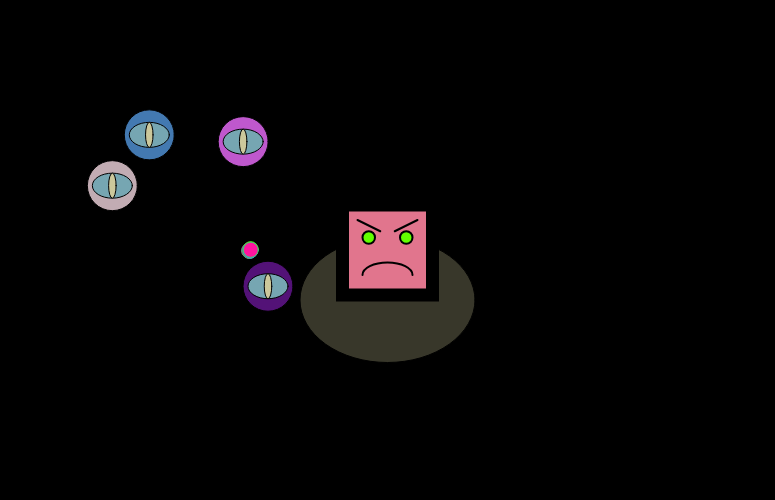
Frame 1 (no input)
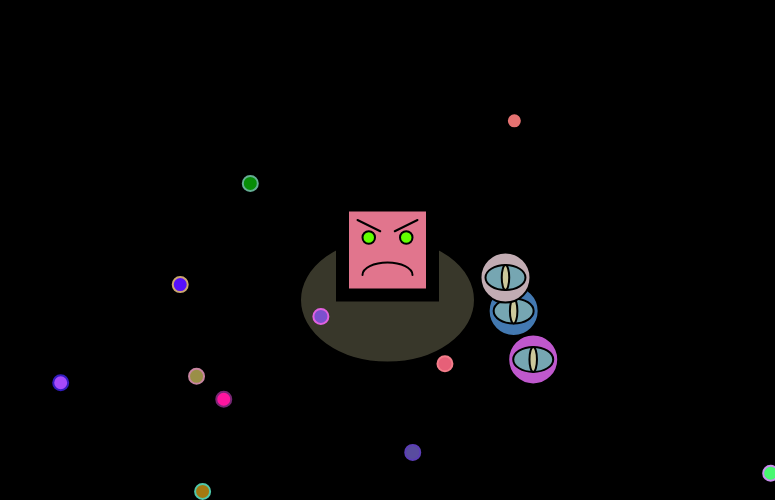
Frame 60 (no input)
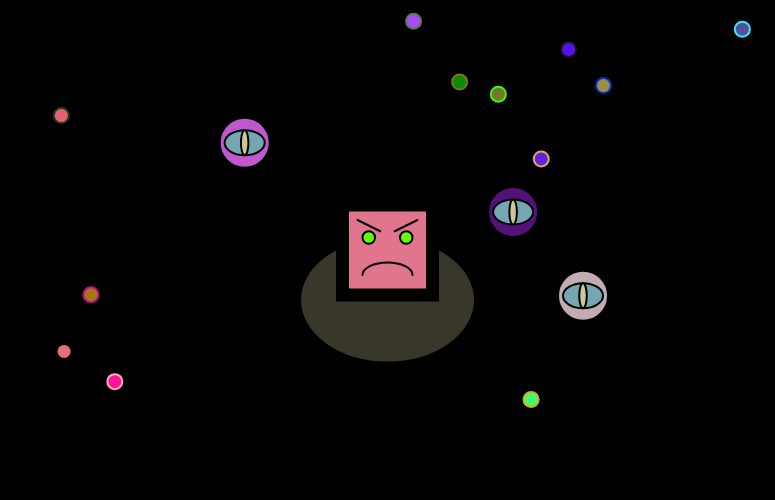
Frame 120 (the mouse pressed at the canvas centre since frame 60)

The p5.js sketch that drew these frames (run headless with seeded random() and noise() and a simulated clock; from frame 60 on, the mouse is pressed at the canvas centre):

// p5.js sketch
// ── sketch.js

var monsters = [];
var mCount = 4;

var boss;

var particles = [];
var pCount = 12;

function setup()
{
  createCanvas(775, 500);
  smooth();
	frameRate(30);
  
  // StartUp Message
  console.log("Command Center XYZ: " );
  console.log("...");

  for( var i = 0; i < mCount; i++ )
  {
    monsters.push( new OrbitMonster() );
  }
  boss = new TVMonster();
  for( var i = 0; i < pCount; i++ )
  {
    particles.push( new Particle() );
  }
}

function draw()
{
  background( 0 );
  
  for( var i = 0; i < pCount; i++ )
  {
    particles[ i ].update();
    particles[ i ].checkEdges();
    particles[ i ].display();
    stroke( random(255), random(255), random(255) );
    // line( particles[ i ].pos.x, particles[ i ].pos.y, particles[ i + 1 ].pos.x, particles[ i + 1 ].pos.y );
    // line( particles[ i ].pos.x, particles[ i ].pos.y, particles[ i + 2 ].pos.x, particles[ i + 2 ].pos.y );
  }

  for( var i = 0; i < mCount; i++ )
  {
    monsters[ i ].update( boss.pos );
    monsters[ i ].checkEdges();
    monsters[ i ].display();
  }
  
  // monster.update( boss.pos );
  // monster.checkEdges();
  // monster.display();

  boss.update();
  boss.checkEdges();
  boss.display();
}

function mouseClicked()
{
  monster.addForce();
  monster.checkEdges();
}

function keyPressed()
{
  if( keyCode == UP_ARROW )
  {
    var vel = new createVector( 0, -20 );
    boss.update( vel );
  }
  if( keyCode == DOWN_ARROW )
  {
    var vel = new createVector( 0, 20 );
    boss.update( vel );
  }
  if( keyCode == LEFT_ARROW )
  {
    var vel = new createVector( -20, 0 );
    boss.update( vel );
  }
  if( keyCode == RIGHT_ARROW )
  {
    var vel = new createVector( 20, 0 );
    boss.update( vel );
  }
  if( key == ' ' )
  {
    var vel = new createVector( 0, 0 );
    boss.update( vel );
  }
}
// ── orbitmonster.js


function OrbitMonster()
{
  this.pos = new createVector( random( 100, 300 ), random( 100, 300 ) );
  this.vel = new createVector( 0, 0 );
  this.acc = new createVector( 0, .28);
  this.ts = 15;
  this.clr = color( random(255), random(255), random(255) );
  this.accMag = random( 0.2, 0.8 );

  this.update = function( bossPos ) 
  {
    this.acc = p5.Vector.sub( bossPos, this.pos );
    this.acc.setMag( this.accMag );

    this.vel.add( this.acc );
    this.vel.limit( this.ts );
    this.pos.add( this.vel );
    this.checkEdges();
  };

  this.checkEdges = function() 
  {
    if ( (this.pos.x + 30 > width) || (this.pos.x - 30 < 0) ) 
    {
      this.vel.x *= -1;
    }

    if ( (this.pos.y + 30 > height) || (this.pos.y - 30 < 0) )  
    {
      this.vel.y *= -1;
    }
  };

  this.display = function()
  {
    ellipseMode( CENTER );
    stroke( 0 );
    // BODY
    fill( this.clr );
    ellipse( this.pos.x, this.pos.y, 50, 50 );
    // IRIS
    fill( 118, 166, 178 );
    ellipse( this.pos.x, this.pos.y, 40, 25 );
    // PUPIL
    fill( 204, 200, 155 );
    ellipse( this.pos.x, this.pos.y, 7.5, 25 );
  };
}

// ── particle.js


function Particle()
{
  this.pos = new createVector( 250, 250 );
  this.vel = new createVector( 0, 0 );
  this.acc = new createVector( random(), random() );
  this.ts = 9;
  this.clr = color( random(255), random(255), random(255) );

  // this.addForce = function()
  // {
  //   var mouse = createVector( mouseX, mouseY );
  //   var force = p5.Vector.sub( mouse, this.pos );
  //   this.update( force );
  // };

  this.update = function() 
  {
    // if( mouseForce != null )
    // {
    //   this.vel.add( mouseForce );
    // }
    // var newForce = p5.Vector.sub( bossPos, this.pos );
    // this.acc.add( newForce );
    // this.vel.add( newForce );
    // this.acc = p5.Vector.sub( bossPos, this.pos );
    // var newForce = p5.Vector.sub( bossPos, this.pos );
    // newForce.setMag( 0.05 );

    var mouse = createVector( mouseX, mouseY );
    var force = p5.Vector.sub( mouse, this.pos );
    force.setMag( 2 );

    this.acc.add( force );

    // this.acc.add( newForce );
    this.acc.x = random( -1, 1 );
    this.acc.y = random( -1, 1 );
    this.vel.add( this.acc );
    this.vel.limit( this.ts );
    this.pos.add( this.vel );
    this.checkEdges();
  };

  this.checkEdges = function() 
  {
    if (this.pos.x > width) 
    {
      this.pos.x = 0;
    }
    else if (this.pos.x < 0) 
    {
      this.pos.x = width;
    }

    if (this.pos.y > height) 
    {
      this.pos.y = 0;
    }
    else if (this.pos.y < 0) 
    {
      this.pos.y = height;
    }
  };

  this.display = function()
  {
    ellipseMode( CENTER );
    fill( this.clr );
    ellipse( this.pos.x, this.pos.y, 15, 15 );
  };
}
// ── tvmonster.js

function TVMonster()
{
  this.pos = new createVector( width/2, height/2 );
  this.vel = new createVector();
  this.acc = new createVector();
  this.ts = 5;
  this.clr = color( random(255), random(255), random(255) );

  this.update = function( vel ) 
  {
    if( vel != null )
    {
      this.vel = vel;
    }
    this.vel.add( this.acc );
    this.vel.limit( this.ts );
    this.pos.add( this.vel );
  };

  this.checkEdges = function() 
  {
    if (this.pos.x > width) 
    {
      this.pos.x = 0;
    }
    else if (this.pos.x < 0) 
    {
      this.pos.x = width;
    }

    if (this.pos.y > height) 
    {
      this.pos.y = 0;
    }
    else if (this.pos.y < 0) 
    {
      this.pos.y = height;
    }
  };

  this.display = function()
  {
    this.makeDisk();
    this.makeTVBase();
    this.makeTVAccents();
  };

  //MAIN TV MONSTER
  this.makeTVBase = function()
  {
    // outer TV
    strokeWeight(3);
    fill(0, 0, 0);
    rectMode( CENTER );
    rect( this.pos.x, this.pos.y, 100, 100 );
    
    // inner TV (the screen)
    //fill(255, 237, 220);
    fill( this.clr );
    rectMode( CENTER );
    rect( this.pos.x, this.pos.y, 80, 80 );
  };

  //FLOATING DISK
  this.makeDisk = function()
  {
    //Disk Edges
    stroke( 0, 0, 0 );
    ellipseMode( CENTER );
    fill(204, 200, 155, 70);
    ellipse( this.pos.x, this.pos.y + 50, 175, 125 );
  };

  //Antennas + Face
  this.makeTVAccents = function()
  {
    //Antennas
    //antenna lines
    strokeWeight(2);
    line( this.pos.x, this.pos.y - 50, this.pos.x - 37.5, this.pos.y - 87.5 );
    line( this.pos.x, this.pos.y - 50, this.pos.x + 25, this.pos.y - 62.5 );
    //antenna tips
    strokeWeight(5);
    point( this.pos.x - 37.5, this.pos.y - 87.5 );
    point( this.pos.x + 25, this.pos.y - 62.5 );
    
    // frown
    strokeWeight(2);
    noFill();
    arc( this.pos.x, this.pos.y + 25, 50, 25, PI, 2*PI );
    
    // eyes
    fill(98, 255, 0);
    ellipse( this.pos.x - 18.75, this.pos.y - 12.5, 12.5, 12.5 );
    ellipse( this.pos.x + 18.75, this.pos.y - 12.5, 12.5, 12.5 );
    
    // eyebrows
    line( this.pos.x - 30, this.pos.y - 30, this.pos.x - 7.25, this.pos.y - 18.75 );
    line( this.pos.x + 30, this.pos.y - 30, this.pos.x + 7.25, this.pos.y - 18.75 );
  };
}
